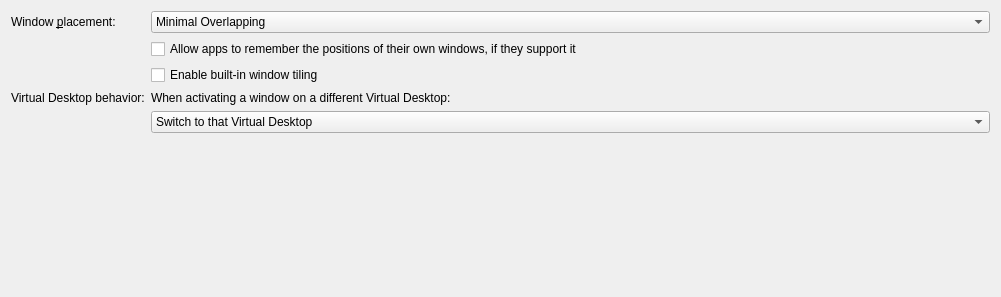
<?xml version="1.0" encoding="UTF-8"?>
<ui version="4.0">
 <class>KWinAdvancedConfigForm</class>
 <widget class="QWidget" name="KWinAdvancedConfigForm">
  <property name="geometry">
   <rect>
    <x>0</x>
    <y>0</y>
    <width>1001</width>
    <height>297</height>
   </rect>
  </property>
  <layout class="QFormLayout" name="formLayout">
   <property name="formAlignment">
    <set>Qt::AlignHCenter|Qt::AlignTop</set>
   </property>
   <item row="0" column="0">
    <widget class="QLabel" name="windowPlacementLabel">
     <property name="text">
      <string>Window &amp;placement:</string>
     </property>
     <property name="buddy">
      <cstring>kcfg_Placement</cstring>
     </property>
    </widget>
   </item>
   <item row="0" column="1">
    <widget class="QComboBox" name="kcfg_Placement">
     <property name="whatsThis">
      <string>&lt;html&gt;&lt;head/&gt;&lt;body&gt;&lt;p&gt;The placement policy determines where a new window will appear on the desktop.&lt;/p&gt;&lt;ul style=&quot;margin-top: 0px; margin-bottom: 0px; margin-left: 0px; margin-right: 0px; -qt-list-indent: 1;&quot;&gt;&lt;li style=&quot; margin-top:12px; margin-bottom:0px; margin-left:0px; margin-right:0px; -qt-block-indent:0; text-indent:0px;&quot;&gt;&lt;span style=&quot; font-style:italic;&quot;&gt;Smart&lt;/span&gt; will try to achieve a minimum overlap of windows&lt;/li&gt;&lt;li style=&quot; margin-top:0px; margin-bottom:0px; margin-left:0px; margin-right:0px; -qt-block-indent:0; text-indent:0px;&quot;&gt;&lt;span style=&quot; font-style:italic;&quot;&gt;Maximizing&lt;/span&gt; will try to maximize every window to fill the whole screen. It might be useful to selectively affect placement of some windows using the window-specific settings.&lt;/li&gt;&lt;li style=&quot; margin-top:0px; margin-bottom:0px; margin-left:0px; margin-right:0px; -qt-block-indent:0; text-indent:0px;&quot;&gt;&lt;span style=&quot; font-style:italic;&quot;&gt;Random&lt;/span&gt; will use a random position&lt;/li&gt;&lt;li style=&quot; margin-top:0px; margin-bottom:0px; margin-left:0px; margin-right:0px; -qt-block-indent:0; text-indent:0px;&quot;&gt;&lt;span style=&quot; font-style:italic;&quot;&gt;Centered&lt;/span&gt; will place the window centered&lt;/li&gt;&lt;li style=&quot; margin-top:0px; margin-bottom:0px; margin-left:0px; margin-right:0px; -qt-block-indent:0; text-indent:0px;&quot;&gt;&lt;span style=&quot; font-style:italic;&quot;&gt;Zero-cornered&lt;/span&gt; will place the window in the top-left corner&lt;/li&gt;&lt;li style=&quot; margin-top:0px; margin-bottom:12px; margin-left:0px; margin-right:0px; -qt-block-indent:0; text-indent:0px;&quot;&gt;&lt;span style=&quot; font-style:italic;&quot;&gt;Under mouse&lt;/span&gt; will place the window under the pointer&lt;/li&gt;&lt;/ul&gt;&lt;/body&gt;&lt;/html&gt;</string>
     </property>
     <item>
      <property name="text">
       <string>Minimal Overlapping</string>
      </property>
     </item>
     <item>
      <property name="text">
       <string>Maximized</string>
      </property>
     </item>
     <item>
      <property name="text">
       <string>Random</string>
      </property>
     </item>
     <item>
      <property name="text">
       <string>Centered</string>
      </property>
     </item>
     <item>
      <property name="text">
       <string>In Top-Left Corner</string>
      </property>
     </item>
     <item>
      <property name="text">
       <string>Under mouse</string>
      </property>
     </item>
    </widget>
   </item>
   <item row="1" column="1">
    <widget class="QCheckBox" name="kcfg_AllowKDEAppsToRememberWindowPositions">
     <property name="whatsThis">
      <string>When turned on, apps which are able to remember the positions of their windows are allowed to do so. This will override the window placement mode defined above.</string>
     </property>
     <property name="text">
      <string>Allow apps to remember the positions of their own windows, if they support it</string>
     </property>
    </widget>
   </item>
   <item row="2" column="1">
    <widget class="QCheckBox" name="kcfg_NativeTilingEnabled">
     <property name="whatsThis">
      <string>When turned off, KWin's built-in quick tiling and custom tiling are disabled. Window edge snapping remains controlled by the settings on the Movement page.</string>
     </property>
     <property name="text">
      <string>Enable built-in window tiling</string>
     </property>
    </widget>
   </item>
   <item row="3" column="0">
    <widget class="QLabel" name="activationDesktopPolicyLabel">
     <property name="text">
      <string>Virtual Desktop behavior:</string>
     </property>
     <property name="buddy">
      <cstring>kcfg_ActivationDesktopPolicy</cstring>
     </property>
    </widget>
   </item>
   <item row="3" column="1">
    <widget class="QLabel" name="activationDesktopPolicyDescriptionLabel">
     <property name="text">
      <string>When activating a window on a different Virtual Desktop:</string>
     </property>
    </widget>
   </item>
   <item row="4" column="1">
    <widget class="QComboBox" name="kcfg_ActivationDesktopPolicy">
     <property name="whatsThis">
      <string>&lt;html&gt;&lt;head/&gt;&lt;body&gt;&lt;p&gt;This setting controls what happens when an open window located on a Virtual Desktop other than the current one is activated. &lt;/p&gt;&lt;p&gt;&lt;span style=&quot; font-style:italic;&quot;&gt;Switch to that Virtual Desktop&lt;/span&gt; will switch to the Virtual Desktop where the window is currently located. &lt;/p&gt;&lt;p&gt;&lt;span style=&quot; font-style:italic;&quot;&gt;Bring window to current Virtual Desktop&lt;/span&gt; will cause the window to jump to the active Virtual Desktop. &lt;/p&gt;&lt;/body&gt;&lt;/html&gt;</string>
     </property>
     <item>
      <property name="text">
       <string>Switch to that Virtual Desktop</string>
      </property>
     </item>
     <item>
      <property name="text">
       <string>Bring window to current Virtual Desktop</string>
      </property>
     </item>
     <item>
      <property name="text">
       <string>Do nothing</string>
      </property>
     </item>
    </widget>
   </item>
  </layout>
 </widget>
 <resources/>
 <connections/>
</ui>
